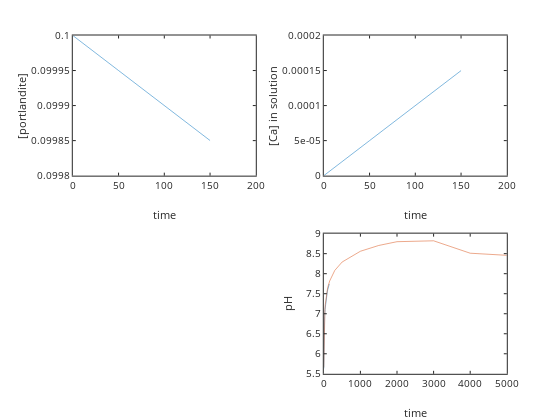

Notebook code cell kept with this figure:
### Code cell
% call ODE solver

[t, C]=ode45(dCdtrate,[0 150],[0.1 0]); 

port=C(:,1); %portlandite left over
Ca=C(:,2); [n,m]=size(Ca);
pH=[]; % pH reset

for i=1:n
    [H,OH,H2CO3,HCO3,CO3]=CCaspeciesopen(Ca(i),Kw,KH,Ka1,Ka2,PCO2);
    pH(i)=-log10(H);
end

subplot(221); plot(t,port); ylabel('[portlandite]'); xlabel('time')
subplot(222); plot(t,Ca); ylabel('[Ca] in solution'); xlabel('time')
subplot(224); plot(t,pH,time,pHphreeqc); ylabel('pH'); xlabel('time')

### Figure 1 — Plotly figure (JSON) as saved in the notebook; plotly's stock layout.template omitted (floating-point values rounded to 4 significant figures)
{"data": [{"line": {"color": "rgb(0,113,188)", "dash": "solid", "width": 0.5}, "marker": {"color": "rgb(0,113,188)", "line": {"color": "rgb(0,113,188)"}, "size": 6, "symbol": "none"}, "mode": "lines", "name": "", "showlegend": false, "type": "scatter", "visibility": true, "x": [0, 0.4642, 1.16, 2.205, 3.771, 6.121, 9.646, 14.93, 22.86, 34.76, 49.76, 64.76, 79.76, 94.76, 109.8, 124.8, 139.8, 150], "xaxis": "x", "y": [0.1, 0.1, 0.1, 0.1, 0.1, 0.09999, 0.09999, 0.09999, 0.09998, 0.09997, 0.09995, 0.09994, 0.09992, 0.09991, 0.09989, 0.09988, 0.09986, 0.09985], "yaxis": "y"}, {"line": {"color": "rgb(0,113,188)", "dash": "solid", "width": 0.5}, "marker": {"color": "rgb(0,113,188)", "line": {"color": "rgb(0,113,188)"}, "size": 6, "symbol": "none"}, "mode": "lines", "name": "", "showlegend": false, "type": "scatter", "visibility": true, "x": [0, 0.4642, 1.16, 2.205, 3.771, 6.121, 9.646, 14.93, 22.86, 34.76, 49.76, 64.76, 79.76, 94.76, 109.8, 124.8, 139.8, 150], "xaxis": "x2", "y": [0, 4.642e-07, 1.16e-06, 2.205e-06, 3.771e-06, 6.121e-06, 9.645e-06, 1.493e-05, 2.286e-05, 3.475e-05, 4.975e-05, 6.474e-05, 7.973e-05, 9.471e-05, 0.0001097, 0.0001247, 0.0001397, 0.0001499], "yaxis": "y2"}, {"line": {"color": "rgb(0,113,188)", "dash": "solid", "width": 0.5}, "marker": {"color": "rgb(0,113,188)", "line": {"color": "rgb(0,113,188)"}, "size": 6, "symbol": "none"}, "mode": "lines", "name": "", "showlegend": false, "type": "scatter", "visibility": true, "x": [0, 0.4642, 1.16, 2.205, 3.771, 6.121, 9.646, 14.93, 22.86, 34.76, 49.76, 64.76, 79.76, 94.76, 109.8, 124.8, 139.8, 150], "xaxis": "x3", "y": [5.635, 5.721, 5.844, 6.002, 6.183, 6.372, 6.561, 6.747, 6.93, 7.111, 7.266, 7.38, 7.471, 7.545, 7.609, 7.664, 7.713, 7.744], "yaxis": "y3"}, {"line": {"color": "rgb(216,82,24)", "dash": "solid", "width": 0.5}, "marker": {"color": "rgb(216,82,24)", "line": {"color": "rgb(216,82,24)"}, "size": 6, "symbol": "none"}, "mode": "lines", "name": "", "showlegend": false, "type": "scatter", "visibility": true, "x": [0, 10, 20, 30, 40, 50, 60, 70, 80, 90, 100, 120, 140, 160, 300, 500, 1000, 1500, 2000, 3000, 4000, 5000], "xaxis": "x3", "y": [5.664, 6.631, 6.927, 7.101, 7.225, 7.321, 7.399, 7.465, 7.522, 7.573, 7.618, 7.695, 7.761, 7.818, 8.082, 8.291, 8.56, 8.705, 8.799, 8.821, 8.511, 8.459], "yaxis": "y3"}], "layout": {"height": 420, "hovermode": "closest", "margin": {"b": 0, "l": 0, "r": 0, "t": 0}, "plot_bgcolor": "rgba(0, 0, 0, 0)", "showlegend": false, "width": 560, "xaxis": {"anchor": "y", "autorange": false, "domain": [0.13, 0.4568], "exponentformat": "none", "gridcolor": "rgba(38,38,38,0.15)", "gridwidth": 1, "linecolor": "rgb(38,38,38)", "linewidth": 1, "mirror": "ticks", "range": [0, 200], "showgrid": false, "showline": true, "side": "bottom", "spikedash": "solid", "spikemode": "across", "spikesides": false, "spikethickness": 1, "tickangle": 0, "tickcolor": "rgb(38,38,38)", "tickfont": {"color": "rgb(38,38,38)", "size": 10}, "ticklen": 3, "ticks": "inside", "ticktext": ["0", "50", "100", "150", "200"], "tickvals": [0, 50, 100, 150, 200], "title": {"font": {"color": "rgb(38,38,38)", "size": 11}, "text": "time"}, "type": "linear", "visible": true, "zeroline": false}, "xaxis2": {"anchor": "y2", "autorange": false, "domain": [0.5782, 0.905], "exponentformat": "none", "gridcolor": "rgba(38,38,38,0.15)", "gridwidth": 1, "linecolor": "rgb(38,38,38)", "linewidth": 1, "mirror": "ticks", "range": [0, 200], "showgrid": false, "showline": true, "side": "bottom", "spikedash": "solid", "spikemode": "across", "spikesides": false, "spikethickness": 1, "tickangle": 0, "tickcolor": "rgb(38,38,38)", "tickfont": {"color": "rgb(38,38,38)", "size": 10}, "ticklen": 3, "ticks": "inside", "ticktext": ["0", "50", "100", "150", "200"], "tickvals": [0, 50, 100, 150, 200], "title": {"font": {"color": "rgb(38,38,38)", "size": 11}, "text": "time"}, "type": "linear", "visible": true, "zeroline": false}, "xaxis3": {"anchor": "y3", "autorange": false, "domain": [0.5782, 0.905], "exponentformat": "none", "gridcolor": "rgba(38,38,38,0.15)", "gridwidth": 1, "linecolor": "rgb(38,38,38)", "linewidth": 1, "mirror": "ticks", "range": [0, 5000], "showgrid": false, "showline": true, "side": "bottom", "spikedash": "solid", "spikemode": "across", "spikesides": false, "spikethickness": 1, "tickangle": 0, "tickcolor": "rgb(38,38,38)", "tickfont": {"color": "rgb(38,38,38)", "size": 10}, "ticklen": 3, "ticks": "inside", "ticktext": ["0", "1000", "2000", "3000", "4000", "5000"], "tickvals": [0, 1000, 2000, 3000, 4000, 5000], "title": {"font": {"color": "rgb(38,38,38)", "size": 11}, "text": "time"}, "type": "linear", "visible": true, "zeroline": false}, "yaxis": {"anchor": "x", "autorange": false, "domain": [0.5818, 0.9155], "exponentformat": "none", "gridcolor": "rgba(38,38,38,0.15)", "gridwidth": 1, "linecolor": "rgb(38,38,38)", "linewidth": 1, "mirror": "ticks", "range": [0.0998, 0.1], "showgrid": false, "showline": true, "side": "left", "spikedash": "solid", "spikemode": "across", "spikesides": false, "spikethickness": 1, "tickangle": 0, "tickcolor": "rgb(38,38,38)", "tickfont": {"color": "rgb(38,38,38)", "size": 10}, "ticklen": 3, "ticks": "inside", "ticktext": ["0.0998", "0.09985", "0.0999", "0.09995", "0.1"], "tickvals": [0.0998, 0.09985, 0.0999, 0.09995, 0.1], "title": {"font": {"color": "rgb(38,38,38)", "size": 11}, "text": "[portlandite]"}, "type": "linear", "visible": true, "zeroline": false}, "yaxis2": {"anchor": "x2", "autorange": false, "domain": [0.5818, 0.9155], "exponentformat": "none", "gridcolor": "rgba(38,38,38,0.15)", "gridwidth": 1, "linecolor": "rgb(38,38,38)", "linewidth": 1, "mirror": "ticks", "range": [0, 0.0002], "showgrid": false, "showline": true, "side": "left", "spikedash": "solid", "spikemode": "across", "spikesides": false, "spikethickness": 1, "tickangle": 0, "tickcolor": "rgb(38,38,38)", "tickfont": {"color": "rgb(38,38,38)", "size": 10}, "ticklen": 3, "ticks": "inside", "ticktext": ["0", "5e-05", "0.0001", "0.00015", "0.0002"], "tickvals": [0, 5e-05, 0.0001, 0.00015, 0.0002], "title": {"font": {"color": "rgb(38,38,38)", "size": 11}, "text": "[Ca] in solution"}, "type": "linear", "visible": true, "zeroline": false}, "yaxis3": {"anchor": "x3", "autorange": false, "domain": [0.11, 0.4437], "exponentformat": "none", "gridcolor": "rgba(38,38,38,0.15)", "gridwidth": 1, "linecolor": "rgb(38,38,38)", "linewidth": 1, "mirror": "ticks", "range": [5.5, 9], "showgrid": false, "showline": true, "side": "left", "spikedash": "solid", "spikemode": "across", "spikesides": false, "spikethickness": 1, "tickangle": 0, "tickcolor": "rgb(38,38,38)", "tickfont": {"color": "rgb(38,38,38)", "size": 10}, "ticklen": 3, "ticks": "inside", "ticktext": ["5.5", "6", "6.5", "7", "7.5", "8", "8.5", "9"], "tickvals": [5.5, 6, 6.5, 7, 7.5, 8, 8.5, 9], "title": {"font": {"color": "rgb(38,38,38)", "size": 11}, "text": "pH"}, "type": "linear", "visible": true, "zeroline": false}}}
